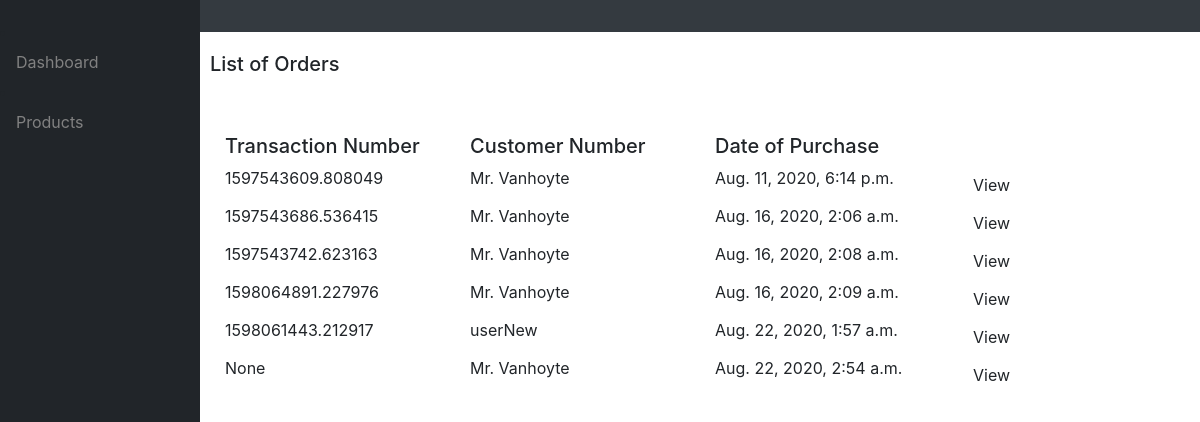
Page /admin_dashboard_orders/ on the committed database.
### store/models.py (models this page shows, shortened)
class Order(models.Model):
    customer = models.ForeignKey(Customer, on_delete=models.SET_NULL, null=True, blank=True)
    date_ordered = models.DateTimeField(auto_now_add=True)
    complete = models.BooleanField(default=False)
    transaction_id = models.CharField(max_length=100, null=True)

class Customer(models.Model):
    user = models.OneToOneField(User, on_delete=models.CASCADE, null=True, blank=True)
    name = models.CharField(max_length=200, null=True)
    email = models.CharField(max_length=200, null=True)
    def __str__(self):
            return self.name

### store/views.py (the view)
# urls.py: path('admin_dashboard_orders/', views.admin_dashboard_orders, name="admin_dashboard_orders"),
def admin_dashboard_orders(request):
			order_list = Order.objects.all()
			context = {'order':order_list}
			template = "admin_dashboard_orders.html"
			return render(request, 'store/admin_dashboard_orders.html', context)

### store/templates/store/admin_dashboard_orders.html (shortened to what this page needs)
{% extends 'store/admin_main.html' %}
{% load static %}
{% block content %}
<div class = 'pagetitle'>
<h5>List of Orders</h5>
</div>
<div class="container">
    <div class="row">
      <div class="col-sm">
        <h5>Transaction Number</h5>
      </div>
      <div class="col-sm">
        <h5>Customer Number</h5>
      </div>
      <div class="col-sm">
        <h5>Date of Purchase</h5>
      </div>
      <div class="col-sm">
      </div>
    </div>
  </div>
{% for order in order %}
<div class="container-lg">
    <div class="row">
      <div class="col-sm">
        {{ order.transaction_id }}
      </div>
      <div class="col-sm">
        {{ order.customer }}
      </div>
      <div class="col-sm">
        {{ order.date_ordered }}
      </div>
      <div class="col-sm">
        <a class="btn btn-primary-sm" href="#" role="button">View</a>
      </div>
    </div>
  </div>
{% endfor %}
{% endblock content %}

### store/templates/store/admin_main.html (shortened to what this page needs)
{% load static %}
<head>
	  <link rel="stylesheet" href="https://stackpath.bootstrapcdn.com/bootstrap/4.4.1/css/bootstrap.min.css">
    <link rel="stylesheet" href="{% static 'css/admin_css.css' %}">
</head>
<body>
    <div class="sidenav">
      <li class="sidebar-item active">
        <a href="{% url 'admin_dashboard' %}">Dashboard <span class="sr-only">(current)</span> </a>
      </li>
      <li class="sidebar-item active">
        <a href="{% url 'admin_product' %}">Products <span class="sr-only">(current)</span> </a>
      </li>
    </div>
 <nav class="navbar navbar-expand-lg navbar-dark bg-dark" style="justify-content: center;">
	</nav>
    <div id="content", name="content", class="main">
        {% block content %}
        {% endblock content %}
    </div>
</body>

### static/css/admin_css.css (style rules this page uses)
.sidenav { height: 100%; width: 200px; position: fixed; z-index: 1; top: 0; left: 0; overflow: hidden; padding-top: 20px; background-color: #212529; }
.sidenav a { padding:6px 8px 6px 16px; text-decoration: none; color: #818181; display:block; }
.main { margin-left: 200px; padding: 0px 10px; }
.container { padding-top: 50px; }
.pagetitle { padding-top: 20px; }

### rows in the picture
Order: transaction_id "1597543609.808049", customer "Mr. Vanhoyte", date_ordered "Aug. 11, 2020, 6:14 p.m."
Order: transaction_id "1597543686.536415", customer "Mr. Vanhoyte", date_ordered "Aug. 16, 2020, 2:06 a.m."
Order: transaction_id "1597543742.623163", customer "Mr. Vanhoyte", date_ordered "Aug. 16, 2020, 2:08 a.m."
Order: transaction_id "1598064891.227976", customer "Mr. Vanhoyte", date_ordered "Aug. 16, 2020, 2:09 a.m."
Order: transaction_id "1598061443.212917", customer "userNew", date_ordered "Aug. 22, 2020, 1:57 a.m."
Order: transaction_id "None", customer "Mr. Vanhoyte", date_ordered "Aug. 22, 2020, 2:54 a.m."
